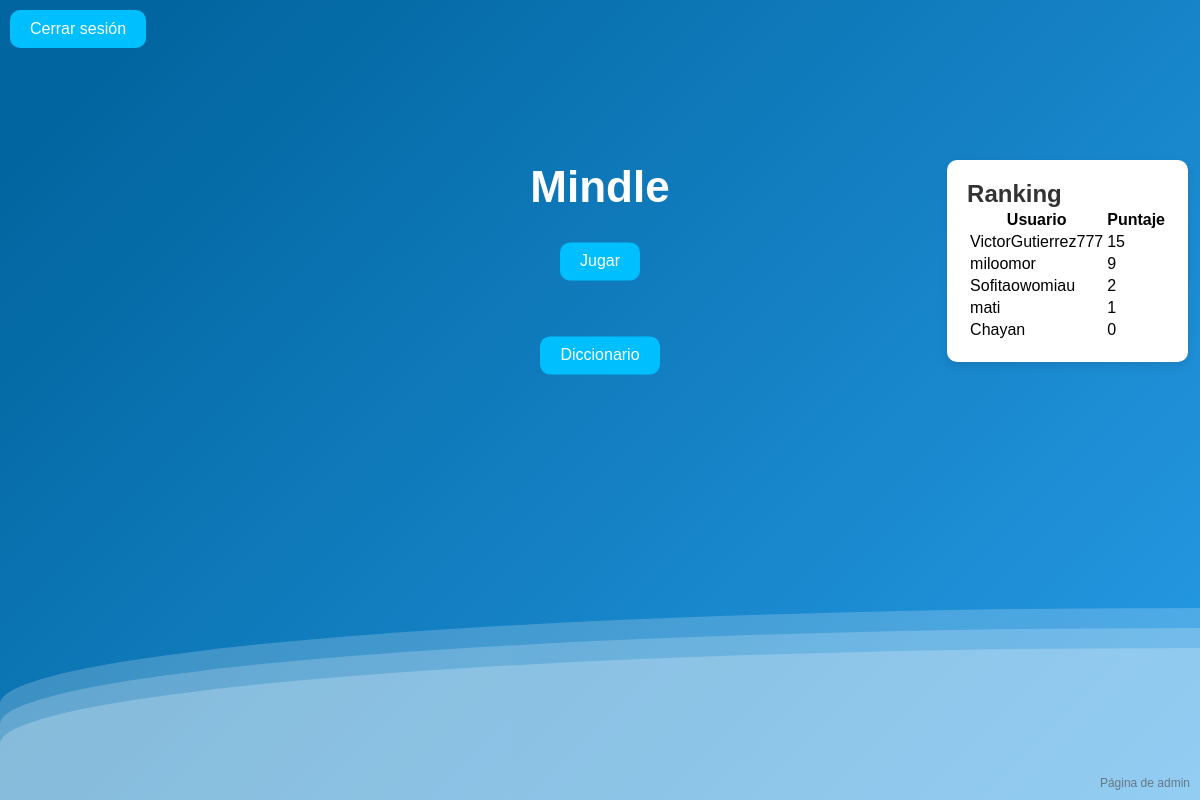
Screenshot of / (signed in) with the database file from the repository.
### juego/models.py (models this page shows, shortened)
class Puntaje(models.Model):
    usuario = models.ForeignKey(User, on_delete=models.CASCADE)
    puntaje = models.IntegerField(default=0)

### menu/views.py (the view)
# urls.py: path('', templateMenu.index, name='index'),
def index(request):
    ranking = Puntaje.objects.all().order_by('-puntaje')[:5]
    return render(request, 'index.html', {'user': request.user, 'ranking': ranking})

### templates/index.html (shortened to what this page needs)
<!DOCTYPE html>
<html>
<head>
    {% load static %}
    <link rel="stylesheet" href="static/css/style.css" />
</head>
<body>
    <div>
        <div class="wave"></div>
        <div class="wave"></div>
        <div class="wave"></div>
    </div>
    <div class="Sesion">
        {% if user.is_authenticated %}
            <form action="{% url 'logout' %}" method="post">
                <button class="login" type="submit">Cerrar sesión</button>
            </form>
        {% else %}
            <a href="{% url 'login' %}"><button class="login" type= "button">Iniciar sesion</button></a>
        {% endif %}
    <div>
    <div class="Centrado">
        <h1 class="Titulo">Mindle</h1>
        <form action="/game" method="get">
            <button class="Boton" type="submit">Jugar</button>
        </form>
        <br><br>
        <form action="/diccionario" method="get">
            <button type="submit">Diccionario</button>
        </form>
    </div>
    <div class="Ranking">
        <h1>Ranking</h1>
        <table>
            <thead>
              <tr>
                <th>Usuario</th>
                <th>Puntaje</th>
              </tr>
            </thead>
            <tbody>
              {% for puntaje in ranking %}
                <tr>
                  <td>{{ puntaje.usuario.username }}</td>
                  <td>{{ puntaje.puntaje }}</td>
                </tr>
              {% endfor %}
            </tbody>
          </table>
    </div>
    <a class="EnlaceInferior" href="/admin">Página de admin</a>
</body>
</html>

### static/css/style.css (style rules this page uses)
body { padding: 0; font-family: 'Joti-One',Arial, sans-serif; margin: auto; overflow: auto; background: linear-gradient(315deg, rgb(164, 228, 255) 3%, rgb(102, 208, 254) 38%, rgb(50, 172, 253) 68%, rgb(1, 101, 159) 98%); animation: gradient 15s ease infinite; background-size: 400% 400%; background-attachment: fixed; }
.wave { background: rgb(255 255 255 / 25%); border-radius: 1000% 1000% 0 0; position: fixed; width: 200%; height: 12em; animation: wave 10s -3s linear infinite; transform: translate3d(0, 0, 0); opacity: 0.8; bottom: 0; left: 0; z-index: -1; }
.wave:nth-of-type(2) { bottom: -1.25em; animation: wave 18s linear reverse infinite; opacity: 0.8; }
.wave:nth-of-type(3) { bottom: -2.5em; animation: wave 20s -1s reverse infinite; opacity: 0.9; }
.Centrado { display: flex; flex-direction: column; justify-content: center; align-items: center; transform: translateY(+30%); }
.Titulo { color: rgb(255, 255, 255); font-size: 44px; margin-bottom: 20px; }
button { padding: 10px 20px; margin: 10px 0; background-color: #00bfff; color: #fff; border: none; border-radius: 10px; cursor: pointer; font-size: 16px; transition: all 0.3s ease-in 30ms; }
.Ranking { position: fixed; top: 20%; right: 1%; background-color: #fff; padding: 20px; border-radius: 10px; box-shadow: 0px 4px 8px rgba(0, 0, 0, 0.1); transition: transform 400ms ease-in-out 100ms; transform-origin: right center; }
.Ranking h1 { margin: 0; font-size: 24px; color: #333; }
.login { margin-left: 10px ; transition: transform 300ms ease-in-out 100ms; }
.EnlaceInferior { position: fixed; bottom: 10px; right: 10px; font-size: 12px; color: #555; text-decoration: none; opacity: 0.7; transition: opacity 0.3s ease; }

### rows the page displays
Puntaje: usuario.username "VictorGutierrez777", puntaje "15"
Puntaje: usuario.username "miloomor", puntaje "9"
Puntaje: usuario.username "Sofitaowomiau", puntaje "2"
Puntaje: usuario.username "mati", puntaje "1"
Puntaje: usuario.username "Chayan", puntaje "0"
